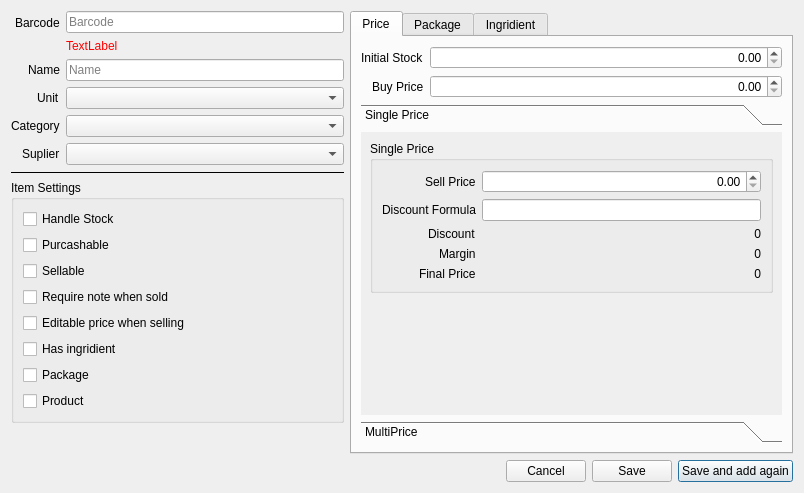
<?xml version="1.0" encoding="UTF-8"?>
<ui version="4.0">
 <class>AddItemDialog</class>
 <widget class="QDialog" name="AddItemDialog">
  <property name="geometry">
   <rect>
    <x>0</x>
    <y>0</y>
    <width>804</width>
    <height>493</height>
   </rect>
  </property>
  <property name="windowTitle">
   <string>Dialog</string>
  </property>
  <property name="modal">
   <bool>true</bool>
  </property>
  <layout class="QVBoxLayout" name="verticalLayout">
   <item>
    <layout class="QHBoxLayout" name="horizontalLayout_2" stretch="3,4">
     <property name="leftMargin">
      <number>0</number>
     </property>
     <property name="topMargin">
      <number>0</number>
     </property>
     <property name="rightMargin">
      <number>0</number>
     </property>
     <item>
      <layout class="QVBoxLayout" name="verticalLayout_6">
       <property name="leftMargin">
        <number>0</number>
       </property>
       <property name="bottomMargin">
        <number>0</number>
       </property>
       <item>
        <layout class="QFormLayout" name="formLayout">
         <property name="labelAlignment">
          <set>Qt::AlignRight|Qt::AlignTrailing|Qt::AlignVCenter</set>
         </property>
         <item row="0" column="0">
          <widget class="QLabel" name="label">
           <property name="text">
            <string>Barcode</string>
           </property>
          </widget>
         </item>
         <item row="0" column="1">
          <layout class="QVBoxLayout" name="verticalLayout_2">
           <property name="bottomMargin">
            <number>0</number>
           </property>
           <item>
            <widget class="QLineEdit" name="lineBarcode">
             <property name="placeholderText">
              <string>Barcode</string>
             </property>
            </widget>
           </item>
           <item>
            <widget class="QLabel" name="labelError">
             <property name="styleSheet">
              <string notr="true">color: red; font-size: 12px;</string>
             </property>
             <property name="text">
              <string>TextLabel</string>
             </property>
            </widget>
           </item>
          </layout>
         </item>
         <item row="1" column="0">
          <widget class="QLabel" name="label_2">
           <property name="text">
            <string>Name</string>
           </property>
          </widget>
         </item>
         <item row="1" column="1">
          <widget class="QLineEdit" name="lineName">
           <property name="placeholderText">
            <string>Name</string>
           </property>
          </widget>
         </item>
         <item row="2" column="0">
          <widget class="QLabel" name="label_5">
           <property name="text">
            <string>Unit</string>
           </property>
          </widget>
         </item>
         <item row="2" column="1">
          <widget class="QComboBox" name="comboUnit"/>
         </item>
         <item row="3" column="0">
          <widget class="QLabel" name="label_3">
           <property name="text">
            <string>Category</string>
           </property>
          </widget>
         </item>
         <item row="3" column="1">
          <widget class="QComboBox" name="comboCategory"/>
         </item>
         <item row="4" column="0">
          <widget class="QLabel" name="label_4">
           <property name="text">
            <string>Suplier</string>
           </property>
          </widget>
         </item>
         <item row="4" column="1">
          <widget class="QComboBox" name="comboSuplier"/>
         </item>
        </layout>
       </item>
       <item>
        <widget class="Line" name="line">
         <property name="frameShadow">
          <enum>QFrame::Plain</enum>
         </property>
         <property name="orientation">
          <enum>Qt::Horizontal</enum>
         </property>
        </widget>
       </item>
       <item>
        <widget class="QGroupBox" name="groupBox_2">
         <property name="title">
          <string>Item Settings</string>
         </property>
         <layout class="QVBoxLayout" name="verticalLayout_7">
          <item>
           <widget class="QCheckBox" name="checkStock">
            <property name="text">
             <string>Handle Stock</string>
            </property>
           </widget>
          </item>
          <item>
           <widget class="QCheckBox" name="checkPurchase">
            <property name="text">
             <string>Purcashable</string>
            </property>
           </widget>
          </item>
          <item>
           <widget class="QCheckBox" name="checkSell">
            <property name="text">
             <string>Sellable</string>
            </property>
           </widget>
          </item>
          <item>
           <widget class="QCheckBox" name="checkNote">
            <property name="text">
             <string>Require note when sold</string>
            </property>
           </widget>
          </item>
          <item>
           <widget class="QCheckBox" name="checkEditPrice">
            <property name="text">
             <string>Editable price when selling</string>
            </property>
           </widget>
          </item>
          <item>
           <widget class="QCheckBox" name="checkIngridient">
            <property name="text">
             <string>Has ingridient</string>
            </property>
           </widget>
          </item>
          <item>
           <widget class="QCheckBox" name="checkPackage">
            <property name="text">
             <string>Package</string>
            </property>
           </widget>
          </item>
          <item>
           <widget class="QCheckBox" name="checkProduct">
            <property name="text">
             <string>Product</string>
            </property>
           </widget>
          </item>
         </layout>
        </widget>
       </item>
       <item>
        <spacer name="verticalSpacer">
         <property name="orientation">
          <enum>Qt::Vertical</enum>
         </property>
         <property name="sizeHint" stdset="0">
          <size>
           <width>20</width>
           <height>40</height>
          </size>
         </property>
        </spacer>
       </item>
      </layout>
     </item>
     <item>
      <widget class="QTabWidget" name="tabWidget">
       <property name="tabPosition">
        <enum>QTabWidget::North</enum>
       </property>
       <property name="currentIndex">
        <number>0</number>
       </property>
       <widget class="QWidget" name="price">
        <attribute name="title">
         <string>Price</string>
        </attribute>
        <layout class="QVBoxLayout" name="verticalLayout_3">
         <item>
          <layout class="QFormLayout" name="formLayout_2">
           <property name="labelAlignment">
            <set>Qt::AlignRight|Qt::AlignTrailing|Qt::AlignVCenter</set>
           </property>
           <item row="1" column="0">
            <widget class="QLabel" name="label_6">
             <property name="text">
              <string>Buy Price</string>
             </property>
            </widget>
           </item>
           <item row="1" column="1">
            <widget class="QDoubleSpinBox" name="doubleBuyPrice">
             <property name="alignment">
              <set>Qt::AlignRight|Qt::AlignTrailing|Qt::AlignVCenter</set>
             </property>
             <property name="maximum">
              <double>100000000.000000000000000</double>
             </property>
            </widget>
           </item>
           <item row="0" column="0">
            <widget class="QLabel" name="labelStock">
             <property name="text">
              <string>Initial Stock</string>
             </property>
            </widget>
           </item>
           <item row="0" column="1">
            <widget class="QDoubleSpinBox" name="doubleStock">
             <property name="alignment">
              <set>Qt::AlignRight|Qt::AlignTrailing|Qt::AlignVCenter</set>
             </property>
             <property name="maximum">
              <double>1000000.000000000000000</double>
             </property>
            </widget>
           </item>
          </layout>
         </item>
         <item>
          <widget class="QToolBox" name="toolBoxPrice">
           <property name="currentIndex">
            <number>0</number>
           </property>
           <widget class="QWidget" name="pageSinglePrice">
            <property name="geometry">
             <rect>
              <x>0</x>
              <y>0</y>
              <width>423</width>
              <height>281</height>
             </rect>
            </property>
            <attribute name="label">
             <string>Single Price</string>
            </attribute>
            <layout class="QVBoxLayout" name="verticalLayout_5">
             <item>
              <widget class="QGroupBox" name="groupSinglePrice">
               <property name="title">
                <string>Single Price</string>
               </property>
               <layout class="QFormLayout" name="formLayout_5">
                <property name="labelAlignment">
                 <set>Qt::AlignRight|Qt::AlignTrailing|Qt::AlignVCenter</set>
                </property>
                <item row="4" column="1">
                 <widget class="QLabel" name="labelFinalPrice">
                  <property name="text">
                   <string>0</string>
                  </property>
                  <property name="alignment">
                   <set>Qt::AlignRight|Qt::AlignTrailing|Qt::AlignVCenter</set>
                  </property>
                 </widget>
                </item>
                <item row="4" column="0">
                 <widget class="QLabel" name="label_22">
                  <property name="text">
                   <string>Final Price</string>
                  </property>
                 </widget>
                </item>
                <item row="2" column="1">
                 <widget class="QLabel" name="labelPriceDiscount">
                  <property name="text">
                   <string>0</string>
                  </property>
                  <property name="alignment">
                   <set>Qt::AlignRight|Qt::AlignTrailing|Qt::AlignVCenter</set>
                  </property>
                 </widget>
                </item>
                <item row="2" column="0">
                 <widget class="QLabel" name="label_21">
                  <property name="text">
                   <string>Discount</string>
                  </property>
                 </widget>
                </item>
                <item row="1" column="1">
                 <widget class="QLineEdit" name="lineDiscountFormula"/>
                </item>
                <item row="1" column="0">
                 <widget class="QLabel" name="label_20">
                  <property name="text">
                   <string>Discount Formula</string>
                  </property>
                 </widget>
                </item>
                <item row="0" column="1">
                 <widget class="QDoubleSpinBox" name="doubleSellPrice">
                  <property name="alignment">
                   <set>Qt::AlignRight|Qt::AlignTrailing|Qt::AlignVCenter</set>
                  </property>
                  <property name="maximum">
                   <double>100000000.000000000000000</double>
                  </property>
                 </widget>
                </item>
                <item row="0" column="0">
                 <widget class="QLabel" name="label_7">
                  <property name="text">
                   <string>Sell Price</string>
                  </property>
                 </widget>
                </item>
                <item row="3" column="0">
                 <widget class="QLabel" name="label_13">
                  <property name="text">
                   <string>Margin</string>
                  </property>
                 </widget>
                </item>
                <item row="3" column="1">
                 <widget class="QLabel" name="labelPriceMargin">
                  <property name="text">
                   <string>0</string>
                  </property>
                  <property name="alignment">
                   <set>Qt::AlignRight|Qt::AlignTrailing|Qt::AlignVCenter</set>
                  </property>
                 </widget>
                </item>
               </layout>
              </widget>
             </item>
             <item>
              <spacer name="verticalSpacer_3">
               <property name="orientation">
                <enum>Qt::Vertical</enum>
               </property>
               <property name="sizeHint" stdset="0">
                <size>
                 <width>20</width>
                 <height>131</height>
                </size>
               </property>
              </spacer>
             </item>
            </layout>
            <zorder>groupSinglePrice</zorder>
            <zorder>verticalSpacer_3</zorder>
           </widget>
           <widget class="QWidget" name="pageMultiPrice">
            <property name="geometry">
             <rect>
              <x>0</x>
              <y>0</y>
              <width>423</width>
              <height>281</height>
             </rect>
            </property>
            <attribute name="label">
             <string>MultiPrice</string>
            </attribute>
            <layout class="QVBoxLayout" name="verticalLayout_10">
             <item>
              <widget class="QGroupBox" name="groupMultiPrice">
               <property name="title">
                <string>Multi Price</string>
               </property>
               <property name="checkable">
                <bool>true</bool>
               </property>
               <property name="checked">
                <bool>false</bool>
               </property>
               <layout class="QVBoxLayout" name="verticalLayout_4">
                <item>
                 <widget class="LibGUI::TableWidget" name="tablePrice" native="true"/>
                </item>
               </layout>
              </widget>
             </item>
            </layout>
           </widget>
          </widget>
         </item>
        </layout>
       </widget>
       <widget class="QWidget" name="package">
        <attribute name="title">
         <string>Package</string>
        </attribute>
        <layout class="QVBoxLayout" name="verticalLayout_8">
         <item>
          <widget class="QLabel" name="label_8">
           <property name="text">
            <string>This package contain this items</string>
           </property>
          </widget>
         </item>
         <item>
          <layout class="QFormLayout" name="formLayout_3">
           <property name="labelAlignment">
            <set>Qt::AlignRight|Qt::AlignTrailing|Qt::AlignVCenter</set>
           </property>
           <item row="0" column="0">
            <widget class="QLabel" name="label_9">
             <property name="text">
              <string>Item</string>
             </property>
            </widget>
           </item>
           <item row="0" column="1">
            <layout class="QHBoxLayout" name="horizontalLayout_3">
             <property name="bottomMargin">
              <number>0</number>
             </property>
             <item>
              <widget class="QLineEdit" name="linePackageItem">
               <property name="readOnly">
                <bool>true</bool>
               </property>
              </widget>
             </item>
             <item>
              <widget class="QPushButton" name="pushPackageItem">
               <property name="text">
                <string/>
               </property>
               <property name="icon">
                <iconset resource="../../sultan/sultan.qrc">
                 <normaloff>:/images/16x16/blue-document-search-result.png</normaloff>:/images/16x16/blue-document-search-result.png</iconset>
               </property>
               <property name="autoDefault">
                <bool>false</bool>
               </property>
              </widget>
             </item>
            </layout>
           </item>
           <item row="1" column="1">
            <widget class="QLabel" name="labelPackageName">
             <property name="text">
              <string/>
             </property>
            </widget>
           </item>
           <item row="2" column="0">
            <widget class="QLabel" name="label_10">
             <property name="text">
              <string>Quantity</string>
             </property>
            </widget>
           </item>
           <item row="2" column="1">
            <widget class="QDoubleSpinBox" name="doublePackageQty">
             <property name="alignment">
              <set>Qt::AlignRight|Qt::AlignTrailing|Qt::AlignVCenter</set>
             </property>
             <property name="maximum">
              <double>1000000.000000000000000</double>
             </property>
             <property name="value">
              <double>1.000000000000000</double>
             </property>
            </widget>
           </item>
           <item row="3" column="0">
            <widget class="QLabel" name="label_12">
             <property name="text">
              <string>Package Price</string>
             </property>
            </widget>
           </item>
           <item row="3" column="1">
            <widget class="QLabel" name="labelPackagePrice">
             <property name="text">
              <string>0</string>
             </property>
             <property name="alignment">
              <set>Qt::AlignRight|Qt::AlignTrailing|Qt::AlignVCenter</set>
             </property>
            </widget>
           </item>
          </layout>
         </item>
         <item>
          <spacer name="verticalSpacer_2">
           <property name="orientation">
            <enum>Qt::Vertical</enum>
           </property>
           <property name="sizeHint" stdset="0">
            <size>
             <width>20</width>
             <height>40</height>
            </size>
           </property>
          </spacer>
         </item>
        </layout>
       </widget>
       <widget class="QWidget" name="ingridient">
        <attribute name="title">
         <string>Ingridient</string>
        </attribute>
        <layout class="QVBoxLayout" name="verticalLayout_9">
         <item>
          <widget class="LibGUI::TableWidget" name="widget" native="true"/>
         </item>
         <item>
          <widget class="Line" name="line_2">
           <property name="frameShadow">
            <enum>QFrame::Plain</enum>
           </property>
           <property name="orientation">
            <enum>Qt::Horizontal</enum>
           </property>
          </widget>
         </item>
         <item>
          <layout class="QFormLayout" name="formLayout_4">
           <item row="0" column="0">
            <widget class="QLabel" name="label_16">
             <property name="text">
              <string>Buy Price</string>
             </property>
            </widget>
           </item>
           <item row="1" column="0">
            <widget class="QLabel" name="label_17">
             <property name="text">
              <string>Sell Price</string>
             </property>
            </widget>
           </item>
           <item row="0" column="1">
            <widget class="QLabel" name="labelIngridientPrice">
             <property name="text">
              <string>0</string>
             </property>
             <property name="alignment">
              <set>Qt::AlignRight|Qt::AlignTrailing|Qt::AlignVCenter</set>
             </property>
            </widget>
           </item>
           <item row="1" column="1">
            <widget class="QLabel" name="labelIngridientSellPrice">
             <property name="text">
              <string>0</string>
             </property>
             <property name="alignment">
              <set>Qt::AlignRight|Qt::AlignTrailing|Qt::AlignVCenter</set>
             </property>
            </widget>
           </item>
          </layout>
         </item>
        </layout>
       </widget>
      </widget>
     </item>
    </layout>
   </item>
   <item>
    <layout class="QHBoxLayout" name="horizontalLayout">
     <item>
      <spacer name="horizontalSpacer">
       <property name="orientation">
        <enum>Qt::Horizontal</enum>
       </property>
       <property name="sizeHint" stdset="0">
        <size>
         <width>40</width>
         <height>20</height>
        </size>
       </property>
      </spacer>
     </item>
     <item>
      <widget class="QPushButton" name="pushCancel">
       <property name="text">
        <string>Cancel</string>
       </property>
       <property name="autoDefault">
        <bool>false</bool>
       </property>
      </widget>
     </item>
     <item>
      <widget class="QPushButton" name="pushSave">
       <property name="text">
        <string>Save</string>
       </property>
       <property name="autoDefault">
        <bool>false</bool>
       </property>
      </widget>
     </item>
     <item>
      <widget class="QPushButton" name="pushSaveAgain">
       <property name="text">
        <string>Save and add again</string>
       </property>
       <property name="default">
        <bool>false</bool>
       </property>
      </widget>
     </item>
    </layout>
   </item>
  </layout>
 </widget>
 <customwidgets>
  <customwidget>
   <class>LibGUI::TableWidget</class>
   <extends>QWidget</extends>
   <header location="global">tablewidget.h</header>
   <container>1</container>
  </customwidget>
 </customwidgets>
 <tabstops>
  <tabstop>lineBarcode</tabstop>
  <tabstop>lineName</tabstop>
  <tabstop>comboUnit</tabstop>
  <tabstop>comboCategory</tabstop>
  <tabstop>comboSuplier</tabstop>
  <tabstop>doubleStock</tabstop>
  <tabstop>doubleBuyPrice</tabstop>
  <tabstop>doubleSellPrice</tabstop>
  <tabstop>lineDiscountFormula</tabstop>
  <tabstop>pushSaveAgain</tabstop>
  <tabstop>pushSave</tabstop>
  <tabstop>pushCancel</tabstop>
  <tabstop>checkStock</tabstop>
  <tabstop>checkPurchase</tabstop>
  <tabstop>checkSell</tabstop>
  <tabstop>checkNote</tabstop>
  <tabstop>checkEditPrice</tabstop>
  <tabstop>checkIngridient</tabstop>
  <tabstop>checkPackage</tabstop>
  <tabstop>checkProduct</tabstop>
  <tabstop>groupMultiPrice</tabstop>
  <tabstop>linePackageItem</tabstop>
  <tabstop>pushPackageItem</tabstop>
  <tabstop>doublePackageQty</tabstop>
  <tabstop>tabWidget</tabstop>
 </tabstops>
 <resources>
  <include location="../../sultan/sultan.qrc"/>
 </resources>
 <connections>
  <connection>
   <sender>pushCancel</sender>
   <signal>clicked()</signal>
   <receiver>AddItemDialog</receiver>
   <slot>hide()</slot>
   <hints>
    <hint type="sourcelabel">
     <x>181</x>
     <y>266</y>
    </hint>
    <hint type="destinationlabel">
     <x>235</x>
     <y>147</y>
    </hint>
   </hints>
  </connection>
 </connections>
</ui>
